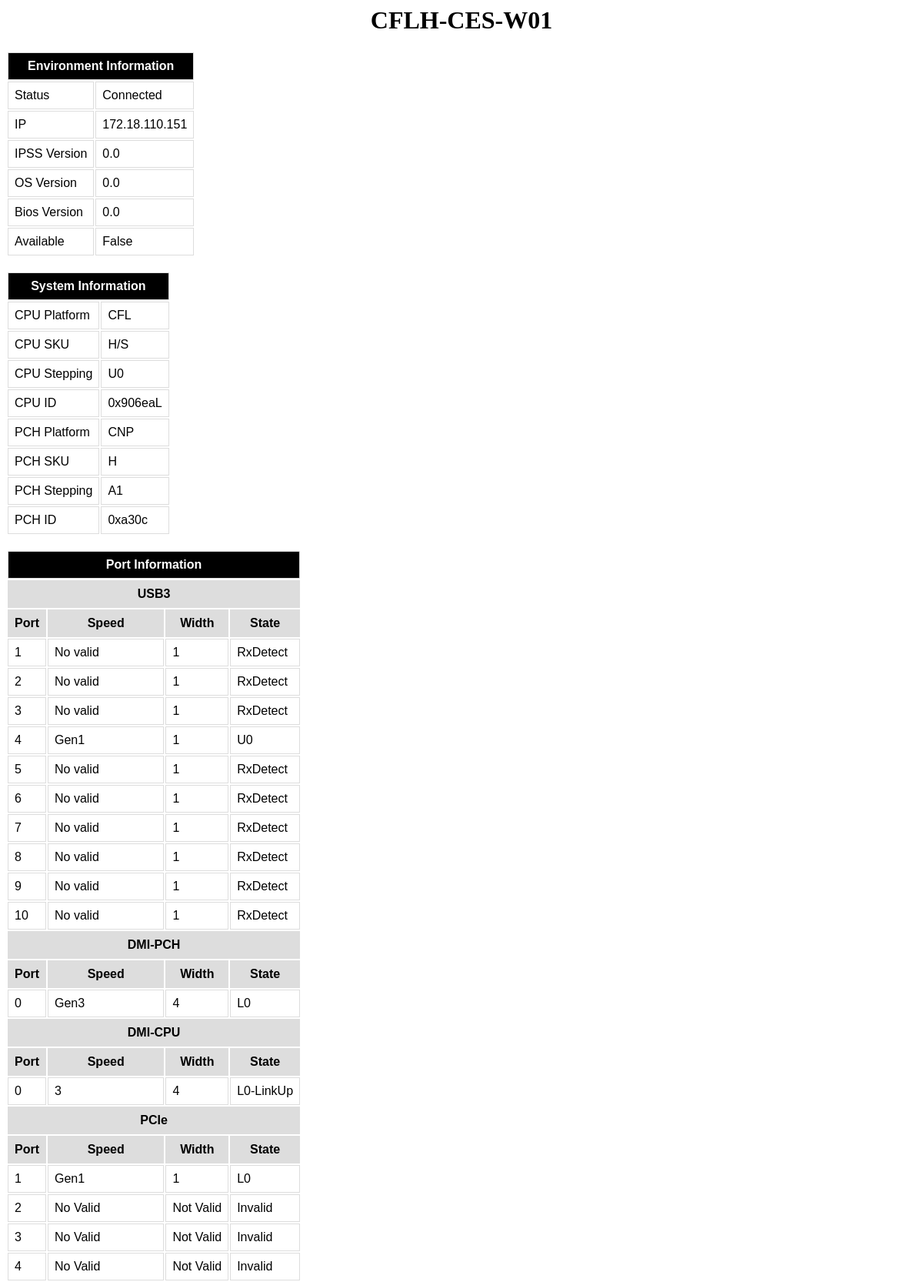
Page /polls/targets/8/ (upper part) on the committed database.
### polls/models.py (models this page shows, shortened)
@python_2_unicode_compatible  # only if you need to support Python 2
class Target(models.Model):
    name = models.CharField(max_length=50,default='No Name')
    IP = models.CharField(max_length=16,default='0.0.0.0')
    available = models.BooleanField(default=False)
    status = models.CharField(max_length=16,default='Not Connected')
    IPSS_version = models.CharField(max_length=50,default='0.0')
    OS = models.CharField(max_length=50,default='0.0')
    bios = models.CharField(max_length=50,default='0.0')
    CPUplatform = models.CharField(max_length=50,default='No Platform')
    CPUSKU = models.CharField(max_length=50,default='No SKu')
    CPUstepping = models.CharField(max_length=50,default='No Stepping')
    CPUid = models.CharField(max_length=50,default='No id')
    PCHplatform = models.CharField(max_length=50,default='No Platform')
    PCHSKU = models.CharField(max_length=50,default='No SKu')
    PCHstepping = models.CharField(max_length=50,default='No Stepping')
    PCHid = models.CharField(max_length=50,default='No id')
    system_information_js = models.CharField(max_length=10000,default='No Data')
    ports_dic = models.CharField(max_length=10000,default='No Data')
    system_information_dic = models.CharField(max_length=10000,default='No Data')
    ports_limits_dic = models.CharField(max_length=10000,default='No Data')
    pub_date = models.DateTimeField('date published')

@python_2_unicode_compatible  # only if you need to support Python 2
class Interface(models.Model):
    target = models.ForeignKey(Target, on_delete=models.CASCADE)
    name = models.CharField(max_length=15,default='no interface')

@python_2_unicode_compatible  # only if you need to support Python 2
class Port(models.Model):
    interface = models.ForeignKey(Interface, on_delete=models.CASCADE)
    number = models.CharField(max_length=10,default='-1')
    speed = models.CharField(max_length=50,default='0')
    width = models.CharField(max_length=50,default='0')
    state = models.CharField(max_length=50,default='no data')

### polls/views.py (the view)
class TargetDetailView(generic.DetailView):
    model = Target
    template_name = 'polls/targetdetail.html'

### polls/templates/polls/targetdetail.html (shortened to what this page needs)
<h1><center>{{target.name }}</center></h1>
<table>
    <tr>
        <th colspan="2">Environment Information</th>
    </tr>
    <tr>
        <td>Status</td>
        <td>{{target.status}}</td>
    </tr>
    <tr>
        <td>IP</td>
        <td>{{target.IP}}</td>
    </tr>
    <tr>
        <td>IPSS Version</td>
        <td>{{target.IPSS_version}}</td>
    </tr>
    <tr>
        <td>OS Version</td>
        <td>{{target.OS}}</td>
    </tr>
    <tr>
        <td>Bios Version</td>
        <td>{{target.bios}}</td>
    </tr>
    <tr>
        <td>Available</td>
        <td>{{target.available}}</td>
    </tr>
</table>
<table>
    <tr>
        <th colspan="2">System Information</th>
    </tr>
    <tr>
        <td>CPU Platform</td>
        <td>{{target.CPUplatform }}</td>
    </tr>
    <tr>
        <td>CPU SKU</td>
        <td>{{target.CPUSKU}}</td>
    </tr>
    <tr>
        <td>CPU Stepping</td>
        <td>{{target.CPUstepping}}</td>
    </tr>
    <tr>
        <td>CPU ID</td>
        <td>{{target.CPUid}}</td>
    </tr>
    <tr>
        <td>PCH Platform</td>
        <td>{{target.PCHplatform}}</td>
    </tr>
    <tr>
        <td>PCH SKU</td>
        <td>{{target.PCHSKU}}</td>
    </tr>
    <tr>
        <td>PCH Stepping</td>
        <td>{{target.PCHstepping}}</td>
    </tr>
    <tr>
        <td>PCH ID</td>
        <td>{{target.PCHid}}</td>
    </tr>
</table>
<table>
    <tr>
        <th colspan="4">Port Information</th>
    </tr>
    {% for interface in target.interface_set.all %}
        <tr>
            <th colspan="4">{{interface.name }}</th>
        </tr>
        <tr>
            <th>Port</th>
            <th>Speed</th>
            <th>Width</th>
            <th>State</th>
        </tr>
        {% for port in interface.port_set.all %}
            <tr>
                <td>{{port.number }}</td>
                <td>{{port.speed }}</td>
                <td>{{port.width }}</td>
                <td>{{port.state }}</td>
            </tr>
        {% endfor %}
    {% endfor %}
</table>

### polls/templates/polls/targetdetail.html (style rules this page uses)
table { font-family: arial, sans-serif; }
td, th { border: 1px solid #dddddd; text-align: left; padding: 8px; }
th { background-color: #dddddd; border: 1px solid #dddddd; text-align: center; padding: 8px; }
tr:nth-child(1) th:first-child { background-color: #000; color: #ffffff; border: 1px solid #dddddd; text-align: center; padding: 8px; }

### rows in the picture
Target: name "CFLH-CES-W01", status "Connected", IP "172.18.110.151", IPSS_version "0.0", OS "0.0", bios "0.0", available "False", CPUplatform "CFL", CPUSKU "H/S", CPUstepping "U0", CPUid "0x906eaL", PCHplatform "CNP", PCHSKU "H", PCHstepping "A1", PCHid "0xa30c"
Interface: name "USB3"
Port: number "1", speed "No valid", width "1", state "RxDetect"
Port: number "2", speed "No valid", width "1", state "RxDetect"
Port: number "3", speed "No valid", width "1", state "RxDetect"
Port: number "4", speed "Gen1", width "1", state "U0"
Port: number "5", speed "No valid", width "1", state "RxDetect"
Port: number "6", speed "No valid", width "1", state "RxDetect"
Port: number "7", speed "No valid", width "1", state "RxDetect"
Port: number "8", speed "No valid", width "1", state "RxDetect"
Port: number "9", speed "No valid", width "1", state "RxDetect"
Port: number "10", speed "No valid", width "1", state "RxDetect"
Interface: name "DMI-PCH"
Port: number "0", speed "Gen3", width "4", state "L0"
Interface: name "DMI-CPU"
Port: number "0", speed "3", width "4", state "L0-LinkUp"
Interface: name "PCIe"
Port: number "1", speed "Gen1", width "1", state "L0"
Port: number "2", speed "No Valid", width "Not Valid", state "Invalid"
Port: number "3", speed "No Valid", width "Not Valid", state "Invalid"
Port: number "4", speed "No Valid", width "Not Valid", state "Invalid"
